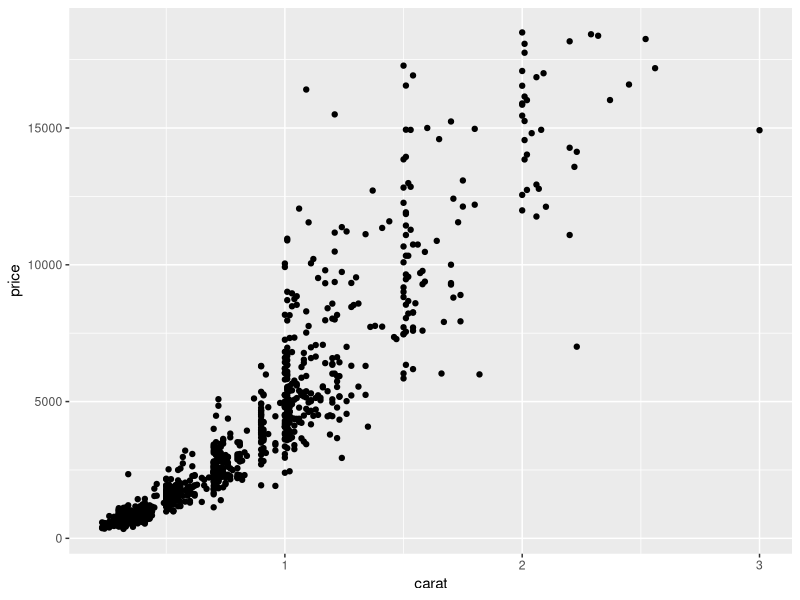
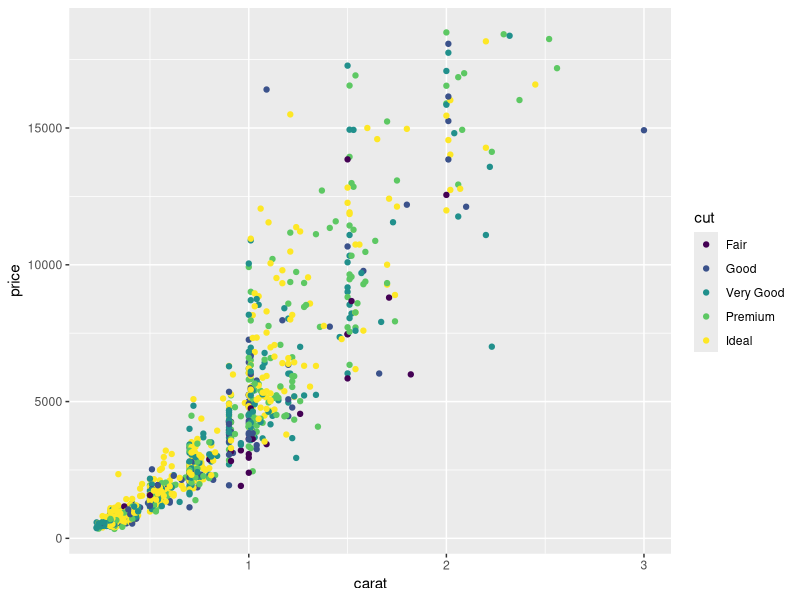

These charts were generated, in order, by the following R code:
# Activity 01_05: using ggplot in scripts

# load library and prepare data
library(ggplot2)

set.seed(42)
small <- diamonds[sample(nrow(diamonds),1000),] 

head(small)

# example 01
p <- ggplot(small, aes(x = carat, y = price))
# p + geom_point()
print(p + geom_point())
p + geom_point(aes(color = cut))
